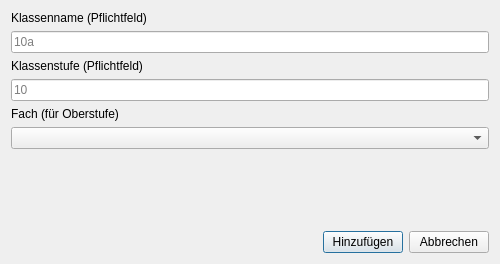
<?xml version="1.0" encoding="UTF-8"?>
<ui version="4.0">
 <class>addclass</class>
 <widget class="QDialog" name="addclass">
  <property name="geometry">
   <rect>
    <x>0</x>
    <y>0</y>
    <width>500</width>
    <height>264</height>
   </rect>
  </property>
  <property name="windowTitle">
   <string>Klasse hinzufügen</string>
  </property>
  <layout class="QVBoxLayout" name="verticalLayout_2">
   <item>
    <layout class="QVBoxLayout" name="verticalLayout">
     <item>
      <widget class="QLabel" name="label_className">
       <property name="text">
        <string>Klassenname (Pflichtfeld)</string>
       </property>
      </widget>
     </item>
     <item>
      <widget class="QLineEdit" name="lineEdit_className">
       <property name="text">
        <string/>
       </property>
       <property name="placeholderText">
        <string>10a</string>
       </property>
      </widget>
     </item>
     <item>
      <widget class="QLabel" name="label_grade">
       <property name="text">
        <string>Klassenstufe (Pflichtfeld)</string>
       </property>
      </widget>
     </item>
     <item>
      <widget class="QLineEdit" name="lineEdit_grade">
       <property name="text">
        <string/>
       </property>
       <property name="placeholderText">
        <string>10</string>
       </property>
      </widget>
     </item>
     <item>
      <widget class="QLabel" name="label_subject">
       <property name="text">
        <string>Fach (für Oberstufe)</string>
       </property>
      </widget>
     </item>
     <item>
      <widget class="QComboBox" name="comboBox_Subject"/>
     </item>
     <item>
      <spacer name="verticalSpacer">
       <property name="orientation">
        <enum>Qt::Vertical</enum>
       </property>
       <property name="sizeType">
        <enum>QSizePolicy::MinimumExpanding</enum>
       </property>
       <property name="sizeHint" stdset="0">
        <size>
         <width>20</width>
         <height>40</height>
        </size>
       </property>
      </spacer>
     </item>
    </layout>
   </item>
   <item>
    <layout class="QHBoxLayout" name="horizontalLayout">
     <item>
      <spacer name="horizontalSpacer">
       <property name="orientation">
        <enum>Qt::Horizontal</enum>
       </property>
       <property name="sizeHint" stdset="0">
        <size>
         <width>40</width>
         <height>20</height>
        </size>
       </property>
      </spacer>
     </item>
     <item>
      <widget class="QPushButton" name="pushButton_add">
       <property name="text">
        <string>Hinzufügen</string>
       </property>
      </widget>
     </item>
     <item>
      <widget class="QPushButton" name="pushButton_cancel">
       <property name="text">
        <string>Abbrechen</string>
       </property>
      </widget>
     </item>
    </layout>
   </item>
  </layout>
 </widget>
 <resources/>
 <connections/>
</ui>
